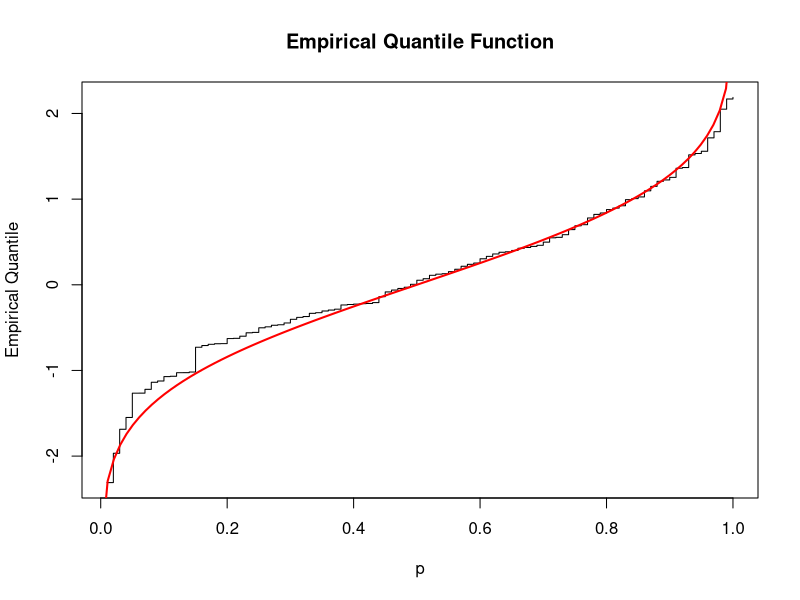
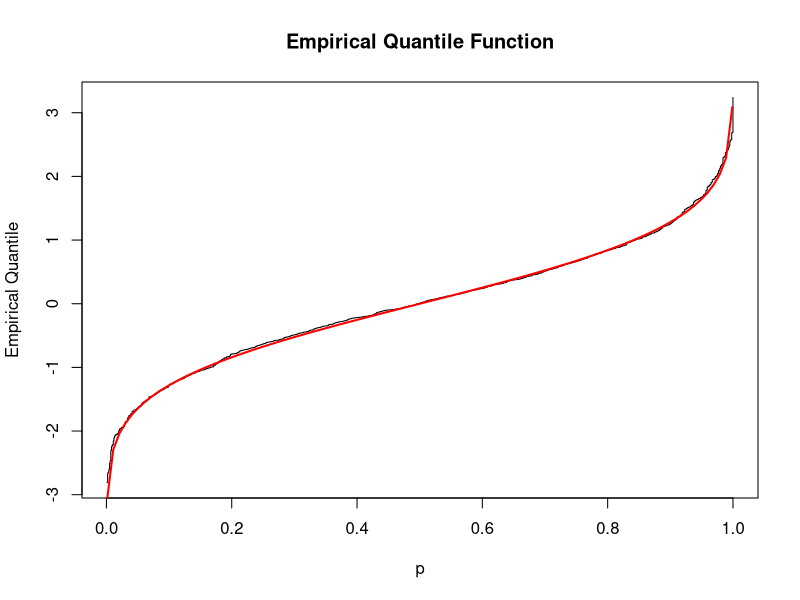

Reproduce these figures in R, in order.
## ---- chunk 1
knitr::opts_chunk$set(echo = TRUE)
## ---- chunk 2

set.seed(123)

x <- rnorm(100)
n <- length(x)

plot(
    (1:n) / n,
    sort(x),
    type = "s",
    xlab = "p",
    ylab = "Empirical Quantile",
    main = "Empirical Quantile Function"
)

# overlay the Theoritical Normal Quantile function

curve(
    qnorm(x),
    from = 0.001,
    to = 0.999,
    add = TRUE,
    col = "red",
    lwd = 2
)

## ---- chunk 3

x_sorted <- sort(x)
#cat("vector length is", n, "\n")
q_55 <- x_sorted[ceiling(0.55 * n)] #return the 55th element of the sorted vector 
cat("Emperical Q_55 = ", q_55, "\n")
cat("Analytic Q_55", qnorm(.55), "\n\n")

q_35 <- x_sorted[ceiling(0.35 * n)] # return the 35th element of the sorted vector. 
cat("Emperical Q_35 = ", q_35, "\n")
cat("Analytic Q_35", qnorm(.35), "\n")

## ---- chunk 4

set.seed(123)

x <- rnorm(1000)
n <- length(x)

plot(
    (1:n) / n,
    sort(x),
    type = "s",
    xlab = "p",
    ylab = "Empirical Quantile",
    main = "Empirical Quantile Function"
)

# overlay the Theoritical Normal Quantile function

curve(
    qnorm(x),
    from = 0.001,
    to = 0.999,
    add = TRUE,
    col = "red",
    lwd = 2
)
## ---- chunk 5

x_sorted <- sort(x)
# cat("vector length is", n, "\n")
q_55 <- x_sorted[ceiling(0.55 * n)]  # return the 550th element of the sorted vector
cat("Emperical Q_55 = ", q_55, "\n")
cat("Analytic Q_55", qnorm(.55), "\n\n")

q_35 <- x_sorted[ceiling(0.35 * n)]  # return the 350th element of the sorted vector
cat("Emperical Q_35 = ", q_35, "\n")
cat("Analytic Q_35", qnorm(.35), "\n")
